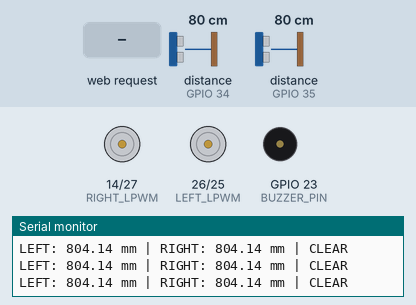
Bench run of a sketch on a simulated ESP32. Shown: motor-driver pin pairs drawn as motors (green arrow = first pin HIGH = forward, orange = second pin HIGH = backward, longer = more drive), buzzer (waves = sounding, pin HIGH), the last lines printed to the serial monitor. Wiring (inferred from the names in the program): 2 × ultrasonic range finder: trigger GPIO 32, echo GPIO 34 / trigger GPIO 33, echo GPIO 35. The test bench sets the inputs (shaded band); at power-on: distance to the obstacle (sensors on GPIO 34, GPIO 35) 80 cm. The echo pulse lasts 58.3 µs per cm; pins used as bus, display or sensor lines are not drawn.

Above: at 1.7 s.
1.8 s: distance to the obstacle (sensor on GPIO 34) set to 21 cm
3.3 s: distance to the obstacle (sensor on GPIO 34) set to 17 cm
At 4.5 s:
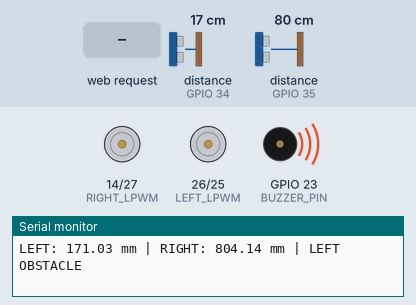
4.8 s: HTTP request GET /forward received
At 6.0 s:
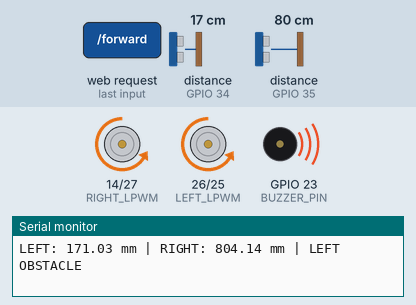
6.3 s: HTTP request GET /backward received
At 6.8 s:
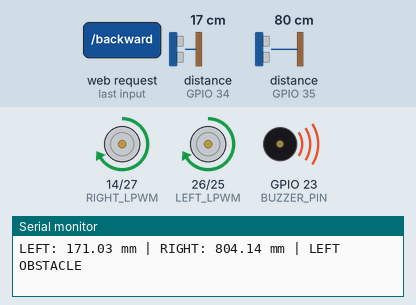
7.8 s: HTTP request GET /right received
At 9.0 s:
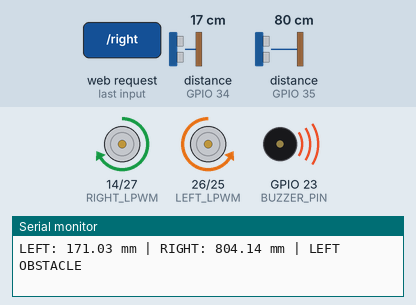
9.3 s: distance to the obstacle (sensor on GPIO 34) set to 35 cm
At 10.4 s:
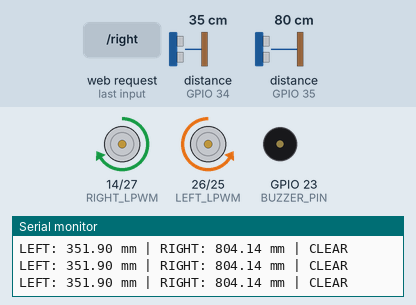
Timing chart, 0 to 11.8 s (numbered marks = the images above; inputs shaded):
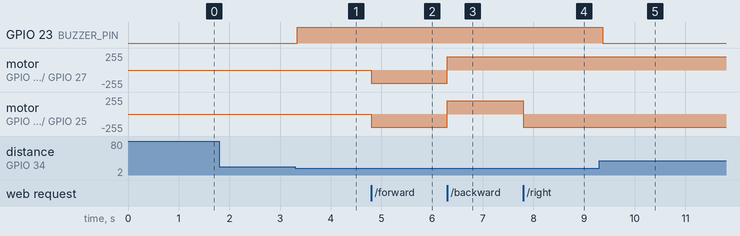

Measured:
- the behaviour switches between 20 and 19 cm on distance to the obstacle (sensor on GPIO 34) (found by bisection; images 0 and 1)
- after the input at 3.3 s, GPIO 23 (BUZZER_PIN): LOW → HIGH at once
- after the input at 4.8 s, motor on GPIO 14 (RIGHT_LPWM) / GPIO 27 (RIGHT_RPWM), motor on GPIO 26 (LEFT_LPWM) / GPIO 25 (LEFT_RPWM): stopped → backward 199/255 at once
- after the input at 6.3 s, motor on GPIO 14 (RIGHT_LPWM) / GPIO 27 (RIGHT_RPWM), motor on GPIO 26 (LEFT_LPWM) / GPIO 25 (LEFT_RPWM): backward 199/255 → forward 199/255 at once
- after the input at 7.8 s, motor on GPIO 26 (LEFT_LPWM) / GPIO 25 (LEFT_RPWM): forward 199/255 → backward 199/255 at once
- after the input at 9.3 s, GPIO 23 (BUZZER_PIN): HIGH → LOW after 0.07 s

The sketch:

Final_Code.ino
```cpp
#include <WiFi.h>
#include <WebServer.h>

// ======================================================
// WIFI
// ======================================================

const char* WIFI_NAME = "ROVER_ESP32";
const char* WIFI_PASSWORD = "12345678";

WebServer server(80);

// ======================================================
// MOTOR PINS
// ======================================================

#define LEFT_RPWM   25
#define LEFT_LPWM   26

#define RIGHT_RPWM  27
#define RIGHT_LPWM  14

// ======================================================
// ULTRASONIC SENSOR PINS
// ======================================================

// LEFT HC-SR04
#define TRIG_LEFT   32
#define ECHO_LEFT   34

// RIGHT HC-SR04
#define TRIG_RIGHT  33
#define ECHO_RIGHT 35

// ======================================================
// BUZZER
// ======================================================

#define BUZZER_PIN 23

// ======================================================
// MOTOR SPEED
// ======================================================

int motorSpeed = 200;

// ======================================================
// OBSTACLE SETTINGS
// ======================================================

// 200 mm = 20 cm
const float OBSTACLE_DISTANCE_MM = 200.0;

// Sensor reading interval
const unsigned long SENSOR_INTERVAL = 70;

// ======================================================
// MOTION STATES
// ======================================================

enum Motion {
  STOPPED,
  FORWARD,
  BACKWARD,
  LEFT,
  RIGHT
};

Motion currentMotion = STOPPED;

// ======================================================
// SENSOR VARIABLES
// ======================================================

float leftDistanceMM = 9999;
float rightDistanceMM = 9999;

unsigned long lastSensorRead = 0;

// ======================================================
// MOTOR FUNCTIONS
// ======================================================

void stopMotors() {

  ledcWrite(LEFT_RPWM, 0);
  ledcWrite(LEFT_LPWM, 0);

  ledcWrite(RIGHT_RPWM, 0);
  ledcWrite(RIGHT_LPWM, 0);

  currentMotion = STOPPED;
}

// ------------------------------------------------------

void moveForward() {

  ledcWrite(LEFT_RPWM, motorSpeed);
  ledcWrite(LEFT_LPWM, 0);

  ledcWrite(RIGHT_RPWM, motorSpeed);
  ledcWrite(RIGHT_LPWM, 0);

  currentMotion = FORWARD;
}

// ------------------------------------------------------

void moveBackward() {

  ledcWrite(LEFT_RPWM, 0);
  ledcWrite(LEFT_LPWM, motorSpeed);

  ledcWrite(RIGHT_RPWM, 0);
  ledcWrite(RIGHT_LPWM, motorSpeed);

  currentMotion = BACKWARD;
}

// ------------------------------------------------------

void turnLeft() {

  ledcWrite(LEFT_RPWM, 0);
  ledcWrite(LEFT_LPWM, motorSpeed);

  ledcWrite(RIGHT_RPWM, motorSpeed);
  ledcWrite(RIGHT_LPWM, 0);

  currentMotion = LEFT;
}

// ------------------------------------------------------

void turnRight() {

  ledcWrite(LEFT_RPWM, motorSpeed);
  ledcWrite(LEFT_LPWM, 0);

  ledcWrite(RIGHT_RPWM, 0);
  ledcWrite(RIGHT_LPWM, motorSpeed);

  currentMotion = RIGHT;
}

// ======================================================
// ULTRASONIC DISTANCE FUNCTION
// ======================================================

float readUltrasonicMM(int trigPin, int echoPin) {

  // Ensure trigger is LOW
  digitalWrite(trigPin, LOW);
  delayMicroseconds(3);

  // Send 10 microsecond trigger pulse
  digitalWrite(trigPin, HIGH);
  delayMicroseconds(10);
  digitalWrite(trigPin, LOW);

  // Read echo
  // Timeout = 30 milliseconds
  unsigned long duration = pulseIn(echoPin, HIGH, 30000);

  // No echo received
  if (duration == 0) {
    return 9999;
  }

  // Convert echo time to millimeters
  float distanceMM = duration / 5.8;

  return distanceMM;
}

// ======================================================
// UPDATE ULTRASONIC SENSORS
// ======================================================

void updateUltrasonicSensors() {

  if (millis() - lastSensorRead < SENSOR_INTERVAL) {
    return;
  }

  lastSensorRead = millis();

  // ----------------------------------------------------
  // Read LEFT sensor
  // ----------------------------------------------------

  leftDistanceMM =
    readUltrasonicMM(TRIG_LEFT, ECHO_LEFT);

  // Small gap to reduce ultrasonic interference
  delayMicroseconds(500);

  // ----------------------------------------------------
  // Read RIGHT sensor
  // ----------------------------------------------------

  rightDistanceMM =
    readUltrasonicMM(TRIG_RIGHT, ECHO_RIGHT);

  // ----------------------------------------------------
  // CHECK FOR OBSTACLE
  // ----------------------------------------------------

  bool leftBlocked =
    leftDistanceMM < OBSTACLE_DISTANCE_MM;

  bool rightBlocked =
    rightDistanceMM < OBSTACLE_DISTANCE_MM;

  // ----------------------------------------------------
  // BUZZER
  // ----------------------------------------------------

  if (leftBlocked || rightBlocked) {

    digitalWrite(BUZZER_PIN, HIGH);

  } else {

    digitalWrite(BUZZER_PIN, LOW);
  }

  // ----------------------------------------------------
  // SERIAL MONITOR
  // ----------------------------------------------------

  Serial.print("LEFT: ");
  Serial.print(leftDistanceMM);
  Serial.print(" mm");

  Serial.print(" | RIGHT: ");
  Serial.print(rightDistanceMM);
  Serial.print(" mm");

  if (leftBlocked && rightBlocked) {

    Serial.println(" | BOTH SIDES BLOCKED");

  }
  else if (leftBlocked) {

    Serial.println(" | LEFT OBSTACLE");

  }
  else if (rightBlocked) {

    Serial.println(" | RIGHT OBSTACLE");

  }
  else {

    Serial.println(" | CLEAR");
  }
}

// ======================================================
// SAFETY CHECK
// ======================================================

void checkObstacleSafety() {

  bool leftBlocked =
    leftDistanceMM < OBSTACLE_DISTANCE_MM;

  bool rightBlocked =
    rightDistanceMM < OBSTACLE_DISTANCE_MM;

  // ====================================================
  // LEFT TURN
  // ====================================================

  if (currentMotion == LEFT) {

    if (leftBlocked) {

      Serial.println(
        "SAFETY STOP: LEFT TURN BLOCKED!"
      );

      stopMotors();
    }
  }

  // ====================================================
  // RIGHT TURN
  // ====================================================

  else if (currentMotion == RIGHT) {

    if (rightBlocked) {

      Serial.println(
        "SAFETY STOP: RIGHT TURN BLOCKED!"
      );

      stopMotors();
    }
  }

  // ====================================================
  // FORWARD
  // ====================================================

  else if (currentMotion == FORWARD) {

    // IMPORTANT:
    //
    // The sensors are mounted on the SIDES.
    //
    // Therefore, a side obstacle does NOT stop
    // forward movement.

  }

  // ====================================================
  // BACKWARD
  // ====================================================

  else if (currentMotion == BACKWARD) {

    // No rear ultrasonic sensors.
    //
    // Therefore backward movement is allowed.
  }
}

// ======================================================
// WEB COMMANDS
// ======================================================

// FORWARD
void commandForward() {

  // Side obstacles do NOT prevent forward movement.

  moveForward();

  server.send(200, "text/plain", "FORWARD");
}

// ------------------------------------------------------

// BACKWARD
void commandBackward() {

  moveBackward();

  server.send(200, "text/plain", "BACKWARD");
}

// ------------------------------------------------------

// LEFT
void commandLeft() {

  // Check LEFT side

  if (leftDistanceMM < OBSTACLE_DISTANCE_MM) {

    Serial.println(
      "LEFT COMMAND REJECTED - LEFT SIDE BLOCKED!"
    );

    stopMotors();

    server.send(
      200,
      "text/plain",
      "BLOCKED"
    );

    return;
  }

  turnLeft();

  server.send(
    200,
    "text/plain",
    "LEFT"
  );
}

// ------------------------------------------------------

// RIGHT
void commandRight() {

  // Check RIGHT side

  if (rightDistanceMM < OBSTACLE_DISTANCE_MM) {

    Serial.println(
      "RIGHT COMMAND REJECTED - RIGHT SIDE BLOCKED!"
    );

    stopMotors();

    server.send(
      200,
      "text/plain",
      "BLOCKED"
    );

    return;
  }

  turnRight();

  server.send(
    200,
    "text/plain",
    "RIGHT"
  );
}

// ------------------------------------------------------

// STOP
void commandStop() {

  stopMotors();

  server.send(
    200,
    "text/plain",
    "STOP"
  );
}

// ======================================================
// WEBPAGE
// ======================================================

void webpage() {

  String html = R"rawliteral(

<!DOCTYPE html>

<html>

<head>

<meta name="viewport"
content="width=device-width, initial-scale=1">

<title>G-SHIELD Rover</title>

<style>

body {
  font-family: Arial;
  text-align: center;
  background: #111;
  color: white;
}

button {
  width: 150px;
  height: 70px;
  margin: 10px;
  font-size: 22px;
  border-radius: 15px;
}

</style>

</head>

<body>

<h1>G-SHIELD</h1>

<h2>Rover Control</h2>

<button
onmousedown="startCommand('forward')"
onmouseup="stopCommand()"
ontouchstart="startCommand('forward')"
ontouchend="stopCommand()">
FORWARD
</button>

<br>

<button
onmousedown="startCommand('left')"
onmouseup="stopCommand()"
ontouchstart="startCommand('left')"
ontouchend="stopCommand()">
LEFT
</button>

<button
onmousedown="stopCommand()"
ontouchstart="stopCommand()">
STOP
</button>

<button
onmousedown="startCommand('right')"
onmouseup="stopCommand()"
ontouchstart="startCommand('right')"
ontouchend="stopCommand()">
RIGHT
</button>

<br>

<button
onmousedown="startCommand('backward')"
onmouseup="stopCommand()"
ontouchstart="startCommand('backward')"
ontouchend="stopCommand()">
BACKWARD
</button>

<script>

let interval;

function startCommand(command) {

  clearInterval(interval);

  fetch('/' + command);

  interval = setInterval(() => {

    fetch('/' + command);

  }, 100);

}

function stopCommand() {

  clearInterval(interval);

  fetch('/stop');

}

</script>

</body>

</html>

)rawliteral";

  server.send(
    200,
    "text/html",
    html
  );
}

// ======================================================
// SETUP
// ======================================================

void setup() {

  // ====================================================
  // SERIAL
  // ====================================================

  Serial.begin(115200);

  delay(500);

  Serial.println();
  Serial.println("==============================");
  Serial.println("       G-SHIELD ROVER");
  Serial.println("==============================");

  // ====================================================
  // MOTOR PINS
  // ====================================================

  pinMode(LEFT_RPWM, OUTPUT);
  pinMode(LEFT_LPWM, OUTPUT);

  pinMode(RIGHT_RPWM, OUTPUT);
  pinMode(RIGHT_LPWM, OUTPUT);

  // ====================================================
  // PWM
  // ====================================================

  ledcAttach(
    LEFT_RPWM,
    1000,
    8
  );

  ledcAttach(
    LEFT_LPWM,
    1000,
    8
  );

  ledcAttach(
    RIGHT_RPWM,
    1000,
    8
  );

  ledcAttach(
    RIGHT_LPWM,
    1000,
    8
  );

  // Start stopped
  stopMotors();

  // ====================================================
  // ULTRASONIC PINS
  // ====================================================

  pinMode(TRIG_LEFT, OUTPUT);
  pinMode(ECHO_LEFT, INPUT);

  pinMode(TRIG_RIGHT, OUTPUT);
  pinMode(ECHO_RIGHT, INPUT);

  digitalWrite(TRIG_LEFT, LOW);
  digitalWrite(TRIG_RIGHT, LOW);

  // ====================================================
  // BUZZER
  // ====================================================

  pinMode(BUZZER_PIN, OUTPUT);

  digitalWrite(BUZZER_PIN, LOW);

  // ====================================================
  // WIFI ACCESS POINT
  // ====================================================

  WiFi.softAP(
    WIFI_NAME,
    WIFI_PASSWORD
  );

  Serial.println();

  Serial.print("WiFi Name: ");
  Serial.println(WIFI_NAME);

  Serial.print("WiFi IP: ");
  Serial.println(WiFi.softAPIP());

  // ====================================================
  // WEB SERVER
  // ====================================================

  server.on("/", webpage);

  server.on(
    "/forward",
    commandForward
  );

  server.on(
    "/backward",
    commandBackward
  );

  server.on(
    "/left",
    commandLeft
  );

  server.on(
    "/right",
    commandRight
  );

  server.on(
    "/stop",
    commandStop
  );

  server.begin();

  Serial.println();
  Serial.println("Web server started.");
  Serial.println("Serial Baud: 115200");
  Serial.println("Obstacle Threshold: 200 mm");
  Serial.println();
  Serial.println("LEFT  -> TRIG GPIO32 / ECHO GPIO34");
  Serial.println("RIGHT -> TRIG GPIO33 / ECHO GPIO35");
  Serial.println("BUZZER -> GPIO23");
  Serial.println("==============================");
}

// ======================================================
// MAIN LOOP
// ======================================================

void loop() {

  // Handle Wi-Fi commands
  server.handleClient();

  // Read ultrasonic sensors
  updateUltrasonicSensors();

  // Apply safety conditions
  checkObstacleSafety();
}
```
